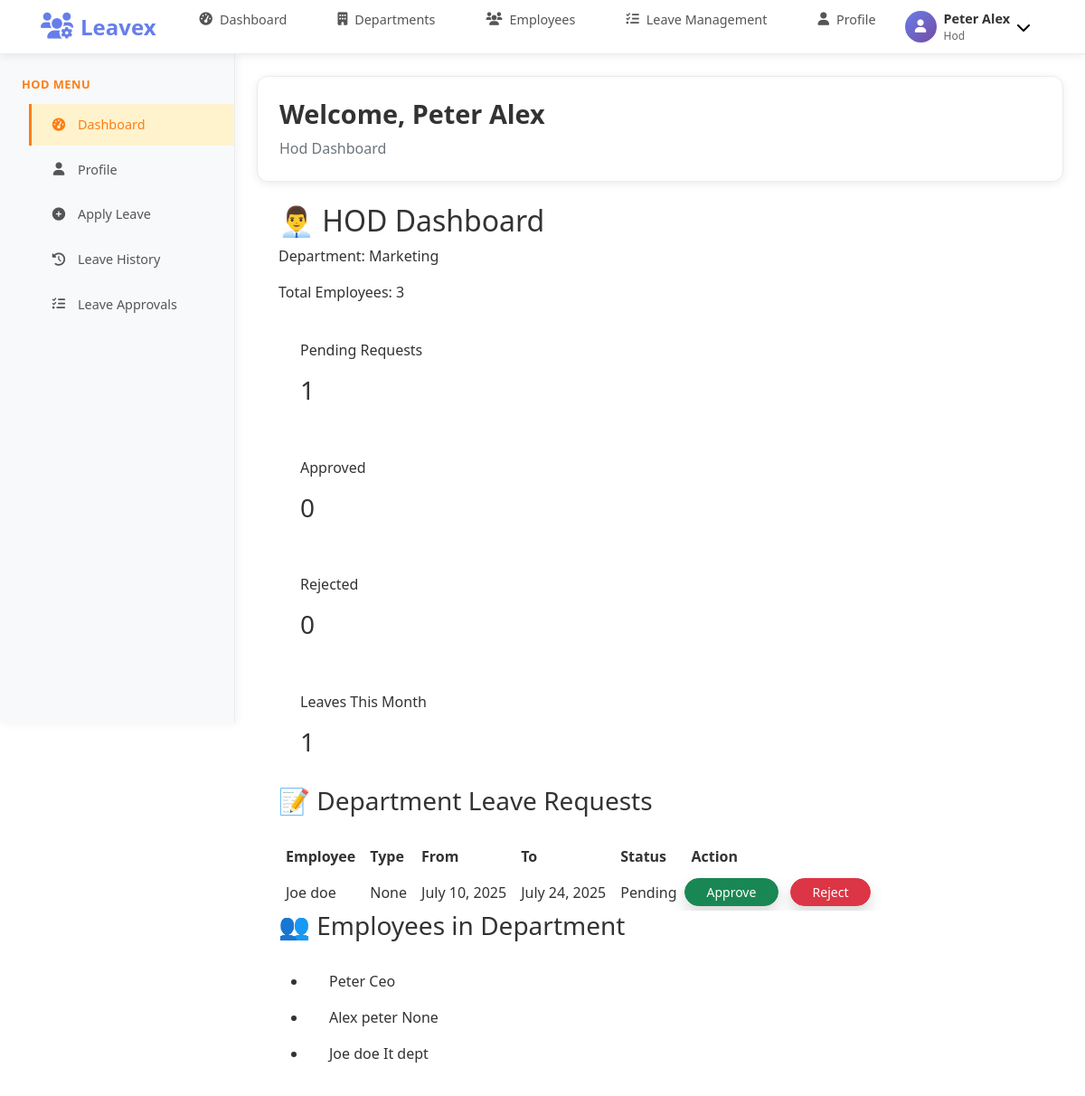
The page /dashboard/ (signed in) on the database its author committed.
### Application/models.py (models this page shows, shortened)
class User(AbstractUser):
    ROLE_CHOICES = [
        ('admin', 'Admin'),
        ('employee', 'Employee'),
        ('hod', 'Hod'),
    ]
    email = models.EmailField(unique=True)
    role = models.CharField(max_length=20, choices=ROLE_CHOICES)
    full_name = models.CharField(max_length=100)
    phone_number = models.CharField(max_length=15, blank=True, null=True)
    date_joined = models.DateTimeField(default=timezone.now)
    is_active = models.BooleanField(default=True)
    department = models.CharField(max_length=100, blank=True, null=True)
    employee_id = models.CharField(max_length=20, unique=True, blank=True, null=True)
    hire_date = models.DateField(blank=True, null=True)
    position = models.CharField(max_length=100, blank=True, null=True)
    salary = models.DecimalField(max_digits=10, decimal_places=2, blank=True, null=True)
    manager = models.ForeignKey('self', on_delete=models.SET_NULL, blank=True, null=True)
    USERNAME_FIELD = 'email'
    REQUIRED_FIELDS = ['username', 'role', 'full_name']

class LeaveApplication(models.Model):
    STATUS_CHOICES = [
        ('pending', 'Pending'),
        ('rejected', 'Rejected'),
        ('approved', 'Approved'),
        ('cancelled', 'Cancelled'),
    ]
    REASON_CHOICE = [
        ('Casual leave', 'Casual leave'),
        ('Sabatical', 'Sabatical'),
        ('Medical', 'Approved'),
        ('Vacation', 'Cancelled'),
        ('Ma/partanity', 'Ma/partanity'),
        ('Bereavement', 'Bereavement'),
        ('Compensatory', 'Compensatory'),
    ]
    applicant = models.ForeignKey(User, related_name='leave_applications', on_delete=models.CASCADE)
    releaver = models.ForeignKey(User, related_name='releaver_requests', on_delete=models.SET_NULL, null=True)
    leave_type = models.CharField(max_length=20, choices=REASON_CHOICE ,null=True, default='Casual leave')
    start_date = models.DateField()
    end_date = models.DateField()
    reason = models.TextField()
    releaver_approved = models.BooleanField(default=False)
    hod_approved = models.BooleanField(default=False)
    admin_approved = models.BooleanField(default=False)
    final_status = models.CharField(max_length=20, choices=STATUS_CHOICES, default='pending')
    submitted_at = models.DateTimeField(auto_now_add=True)
    updated_at = models.DateTimeField(auto_now=True)

### Application/views.py (the view, shortened to what this page needs)
# urls.py: path('dashboard/', views.dashboard_view, name='dashboard'),
@login_required
def dashboard_view(request):
    user = request.user
    context = {}
    current_month = datetime.now().month
    current_year = datetime.now().year
    leaves_this_month = LeaveApplication.objects.filter(
        start_date__month=current_month,
        start_date__year=current_year
    )
    if user.role in ['admin', 'hr_manager', 'hr_assistant']:
        context['total_employees'] = User.objects.filter(role='employee').count()
        context['total_hods'] = User.objects.filter(role='manager').count()
        context['total_releavers'] = LeaveApplication.objects.filter(releaver_approved=True).values('releaver').distinct().count()
        context['processed_leaves'] = LeaveApplication.objects.filter(
            final_status__in=['approved', 'rejected']
        ).count()
        context['pending_leaves'] = LeaveApplication.objects.filter(
            final_status='pending'
        ).count()
        context['approved_leaves'] = LeaveApplication.objects.filter(
            final_status='approved'
        ).count()
        context['leaves_this_month'] = leaves_this_month.count()
        context['leaves_per_department'] = User.objects.filter(role='employee') \
          .values('department') \
          .annotate(leave_count=Count('leave_applications')) \
          .order_by('department')
        return render(request, 'Application/admin_dashboard.html', context)
    elif user.role == 'hod':
        hod_department = user.department
        employees_under_hod = []
        if hod_department:
            employees_under_hod = User.objects.filter(department=hod_department)
        else:
            messages.warning(request, "You are not assigned as HOD of any department.")
        context['department'] = hod_department
        context['employees'] = employees_under_hod
        context['total_employees'] = len(employees_under_hod)
        context['leave_requests'] = LeaveApplication.objects.filter(applicant__in=employees_under_hod)
        context['pending_leaves'] = context['leave_requests'].filter(final_status='pending').count()
        context['approved_leaves'] = context['leave_requests'].filter(final_status='approved').count()
        context['rejected_leaves'] = context['leave_requests'].filter(final_status='rejected').count()
        context['leaves_this_month'] = context['leave_requests'].filter(start_date__month=current_month).count()
        return render(request, 'Application/hod_dashboard.html', context)
    else:
        return render(request, 'Application/unknown_role.html')

### Application/templates/Application/hod_dashboard.html (shortened to what this page needs)
{% extends "Application/base.html" %}
{% block content %}
<div class="container mx-auto px-4 py-6">
  <div class="bg-white  p-6 mb-6">
    <h2 class="text-2xl font-bold mb-2">👨‍💼 HOD Dashboard</h2>
    <p class="text-gray-600">Department: <span class="font-semibold text-blue-700">{{ department }}</span></p>
    <p class="text-gray-600">Total Employees: <span class="font-semibold">{{ total_employees }}</span></p>
  </div>
  <div class="grid grid-cols-1 md:grid-cols-4 gap-4 mb-6">
    <div class="bg-blue-100 text-blue-800 p-4 ">
      <p class="text-sm font-medium">Pending Requests</p>
      <h3 class="text-2xl font-bold">{{ pending_leaves }}</h3>
    </div>
    <div class="bg-green-100 text-green-800 p-4 ">
      <p class="text-sm font-medium">Approved</p>
      <h3 class="text-2xl font-bold">{{ approved_leaves }}</h3>
    </div>
    <div class="bg-red-100 text-red-800 p-4 ">
      <p class="text-sm font-medium">Rejected</p>
      <h3 class="text-2xl font-bold">{{ rejected_leaves }}</h3>
    </div>
    <div class="bg-yellow-100 text-yellow-800 p-4 ">
      <p class="text-sm font-medium">Leaves This Month</p>
      <h3 class="text-2xl font-bold">{{ leaves_this_month }}</h3>
    </div>
  </div>
  <div class="bg-white  p-6 mb-6">
    <h3 class="text-xl font-semibold mb-4">📝 Department Leave Requests</h3>
    {% if leave_requests %}
    <div class="overflow-x-auto">
      <table class="table-auto w-full text-left border-collapse">
        <thead>
          <tr class="bg-gray-100 text-sm text-gray-600">
            <th class="p-2">Employee</th>
            <th class="p-2">Type</th>
            <th class="p-2">From</th>
            <th class="p-2">To</th>
            <th class="p-2">Status</th>
<th class="p-2">Action</th>
     </tr>
        </thead>
        <tbody>
          {% for leave in leave_requests %}
          <tr class="border-t">
            <td class="p-2">{{ leave.applicant.full_name }}</td>
            <td class="p-2">{{ leave.leave_type }}</td>
            <td class="p-2">{{ leave.start_date }}</td>
            <td class="p-2">{{ leave.end_date }}</td>
            <td class="p-2">
              {% if leave.final_status == 'pending' %}
                <span class="text-yellow-600 font-semibold">Pending</span>
              {% elif leave.final_status == 'approved' %}
                <span class="text-green-600 font-semibold">Approved</span>
              {% else %}
                <span class="text-red-600 font-semibold">Rejected</span>
              {% endif %}
            </td>
<td>
<form method="POST" action="{% url 'hod_approvals' %}" class="d-inline">
    <button type="submit" name="action" value="approve" class="btn btn-success btn-sm shadow rounded-pill px-4 me-2">
         Approve
    </button>
    <button type="submit" name="action" value="reject" class="btn btn-danger btn-sm shadow rounded-pill px-4">
         Reject
    </button>
</form>
</td>
          </tr>
          {% endfor %}
        </tbody>
      </table>
    </div>
    {% else %}
    <p class="text-gray-500">No leave requests yet.</p>
    {% endif %}
  </div>
  <div class="bg-white  p-6">
    <h3 class="text-xl font-semibold mb-4">👥 Employees in {{ department.name|default:"Department" }}</h3>
    {% if employees %}
    <ul class="space-y-2">
      {% for emp in employees %}
      <li class="bg-gray-50 px-4 py-2  flex justify-between items-center">
        <span class="text-gray-800 font-medium">{{ emp.full_name }}</span>
        <span class="text-sm text-gray-500">{{ emp.position }}</span>
      </li>
      {% endfor %}
    </ul>
    {% else %}
    <p class="text-gray-500">No employees found under your department.</p>
    {% endif %}
  </div>
</div>
{% endblock %}

### Application/templates/Application/base.html (shortened to what this page needs)
<!DOCTYPE html>
<html lang="en">
<head>
    <link href="https://cdn.jsdelivr.net/npm/bootstrap@5.3.3/dist/css/bootstrap.min.css" rel="stylesheet">
    <link href="https://cdnjs.cloudflare.com/ajax/libs/font-awesome/6.0.0/css/all.min.css" rel="stylesheet">
</head>
<body class="role-{% if user.is_authenticated %}{{ user.role }}{% else %}guest{% endif %}">
    <nav class="navbar">
        <div class="nav-container">
            <a href="#" class="logo">
                <i class="fas fa-users-cog"></i>
                Leavex
            </a>
            {% if user.is_authenticated and user.role == 'hod' %}
            <ul class="nav-links" id="navLinks">
                <li><a href="{% url 'dashboard' %}"><i class="fas fa-tachometer-alt"></i> Dashboard</a></li>
                <li><a href="{% url 'department_list' %}"><i class="fas fa-building"></i> Departments</a></li>
                <li><a href="{% url 'employee_list' %}"><i class="fas fa-users"></i> Employees</a></li>
                <li><a href="{% url 'hod_approvals' %}"><i class="fas fa-tasks"></i> Leave Management</a></li>
                <li><a href="{% url 'profile' %}"><i class="fas fa-user"></i> Profile</a></li>
            </ul>
            {% endif %}
            <div class="profile-section">
                {% if user.is_authenticated %}
                <div class="profile-dropdown">
                    <button class="profile-btn">
                        <div class="profile-avatar">
                            <i class="fas fa-user"></i>
                        </div>
                        <div class="profile-info">
                            <div class="profile-name">{{ user.first_name|default:user.username }}</div>
                            <div class="profile-role">{{ user.role|capfirst }}</div>
                        </div>
                        <i class="fas fa-chevron-down"></i>
                    </button>
                </div>
                {% else %}
                <div class="login-link">
                    <a href="{% url 'login' %}">Login</a>
                </div>
                {% endif %}
            </div>
        </div>
    </nav>
    <div class="sidebar" id="sidebar">
        {% if user.is_authenticated and user.role == 'hod' %}
        <div class="sidebar-section">
            <div class="sidebar-title">HOD Menu</div>
            <ul class="sidebar-nav">
                <li><a href="{% url 'dashboard' %}"><i class="fas fa-tachometer-alt"></i> Dashboard</a></li>
                <li><a href="{% url 'profile' %}"><i class="fas fa-user"></i> Profile</a></li>
                <li><a href="{% url 'apply_leave' %}"><i class="fas fa-plus-circle"></i> Apply Leave</a></li>
                <li><a href="{% url 'reliever_requests' %}"><i class="fas fa-history"></i> Leave History</a></li>
                <li><a href="{% url 'hod_approvals' %}"><i class="fas fa-tasks"></i> Leave Approvals</a></li>
            </ul>
        </div>
        {% endif %}
    </div>
    <div class="content-area">
        <div class="welcome-card fade-in">
            <h1>Welcome{% if user.is_authenticated %}, {{ user.first_name|default:user.username }}{% endif %}</h1>
            <p>{% if user.is_authenticated %}{{ user.role|capfirst }} Dashboard{% else %}Please login to access your dashboard{% endif %}</p>
        </div>
        {% block content %}{% endblock %}
    </div>
</body>
</html>

### Application/templates/Application/base.html (style rules this page uses)
* { margin: 0; padding: 0; box-sizing: border-box; }
body { font-family: 'Segoe UI', Tahoma, Geneva, Verdana, sans-serif; background: #ffffff; min-height: 100vh; color: #333; }
.navbar { background: #ffffff; box-shadow: 0 2px 10px rgba(0, 0, 0, 0.08); position: fixed; top: 0; left: 0; right: 0; z-index: 1000; height: 60px; border-bottom: 1px solid #e9ecef; }
.nav-container { max-width: 1200px; margin: 0 auto; padding: 0 1.5rem; height: 100%; display: flex; align-items: center; justify-content: space-between; }
.logo { font-size: 1.5rem; font-weight: 700; color: #667eea; text-decoration: none; display: flex; align-items: center; gap: 0.5rem; transition: all 0.3s ease; }
.logo i { font-size: 1.8rem; }
.nav-links { display: flex; list-style: none; gap: 1.5rem; align-items: center; }
.nav-links li a { color: #555; text-decoration: none; font-weight: 500; padding: 0.5rem 1rem; border-radius: 8px; transition: all 0.3s ease; display: flex; align-items: center; gap: 0.5rem; font-size: 0.9rem; }
.profile-section { position: relative; }
.profile-dropdown { position: relative; }
.profile-btn { background: none; border: none; display: flex; align-items: center; gap: 0.5rem; padding: 0.5rem 1rem; border-radius: 8px; cursor: pointer; transition: all 0.3s ease; }
.profile-avatar { width: 35px; height: 35px; border-radius: 50%; background: linear-gradient(135deg, #667eea, #764ba2); display: flex; align-items: center; justify-content: center; color: white; font-weight: bold; font-size: 0.9rem; }
.profile-info { text-align: left; }
.profile-name { font-weight: 600; color: #333; font-size: 0.9rem; }
.profile-role { color: #666; font-size: 0.75rem; }
.sidebar { position: fixed; top: 60px; left: 0; background: #f8f9fa; width: 260px; height: calc(100vh - 60px); box-shadow: 2px 0 10px rgba(0, 0, 0, 0.05); padding: 1.5rem 0; overflow-y: auto; z-index: 999; border-right: 1px solid #e9ecef; }
.sidebar-section { margin-bottom: 1.5rem; }
.sidebar-title { padding: 0 1.5rem; font-size: 0.8rem; color: #6c757d; text-transform: uppercase; letter-spacing: 0.5px; margin-bottom: 0.75rem; font-weight: 600; }
.sidebar-nav { list-style: none; }
.sidebar-nav li { margin-bottom: 0.25rem; }
.sidebar-nav a { display: flex; align-items: center; gap: 0.75rem; padding: 0.75rem 1.5rem; color: #555; text-decoration: none; transition: all 0.3s ease; position: relative; font-size: 0.9rem; }
.sidebar-nav a::before { content: ''; position: absolute; left: 0; top: 0; bottom: 0; width: 3px; background: #667eea; transform: scaleY(0); transition: transform 0.3s ease; }
.sidebar-nav a:hover::before, .sidebar-nav a.active::before { transform: scaleY(1); }
.sidebar-nav a:hover, .sidebar-nav a.active { background: #e3f2fd; color: #667eea; }
.sidebar-nav i { width: 18px; text-align: center; font-size: 0.9rem; }
.content-area { margin-left: 260px; margin-top: 60px; padding: 1.5rem; min-height: calc(100vh - 60px); }
.welcome-card { background: #ffffff; border-radius: 12px; padding: 1.5rem; box-shadow: 0 2px 10px rgba(0, 0, 0, 0.08); margin-bottom: 1.5rem; border: 1px solid #e9ecef; }
.welcome-card h1 { color: #333; margin-bottom: 0.5rem; font-size: 1.8rem; font-weight: 600; }
.welcome-card p { color: #6c757d; font-size: 1rem; margin: 0; }
@media (min-width: 769px) { .sidebar { transform: translateX(0); } }
.fade-in { animation: fadeIn 0.5s ease-in; }
.role-hod .sidebar-section:first-child .sidebar-title { color: #fd7e14; }
.role-hod .sidebar-nav a:hover, .role-hod .sidebar-nav a.active { background: #fff3cd; color: #fd7e14; }
.role-hod .sidebar-nav a::before { background: #fd7e14; }

### rows shown on the page
User: first_name "Peter Alex", role "Hod", department "Marketing", full_name "Alex peter", position "None"
LeaveApplication: applicant.full_name "Joe doe", leave_type "None", start_date "July 10, 2025", end_date "July 24, 2025", final_status "Pending"
User: full_name "Peter", position "Ceo"
User: full_name "Joe doe", position "It dept"

### other values the page prints
{{ total_employees }} "3"
{{ pending_leaves }} "1"
{{ approved_leaves }} "0"
{{ rejected_leaves }} "0"
{{ leaves_this_month }} "1"
{{ department.name|default:"Department" }} "Department"
